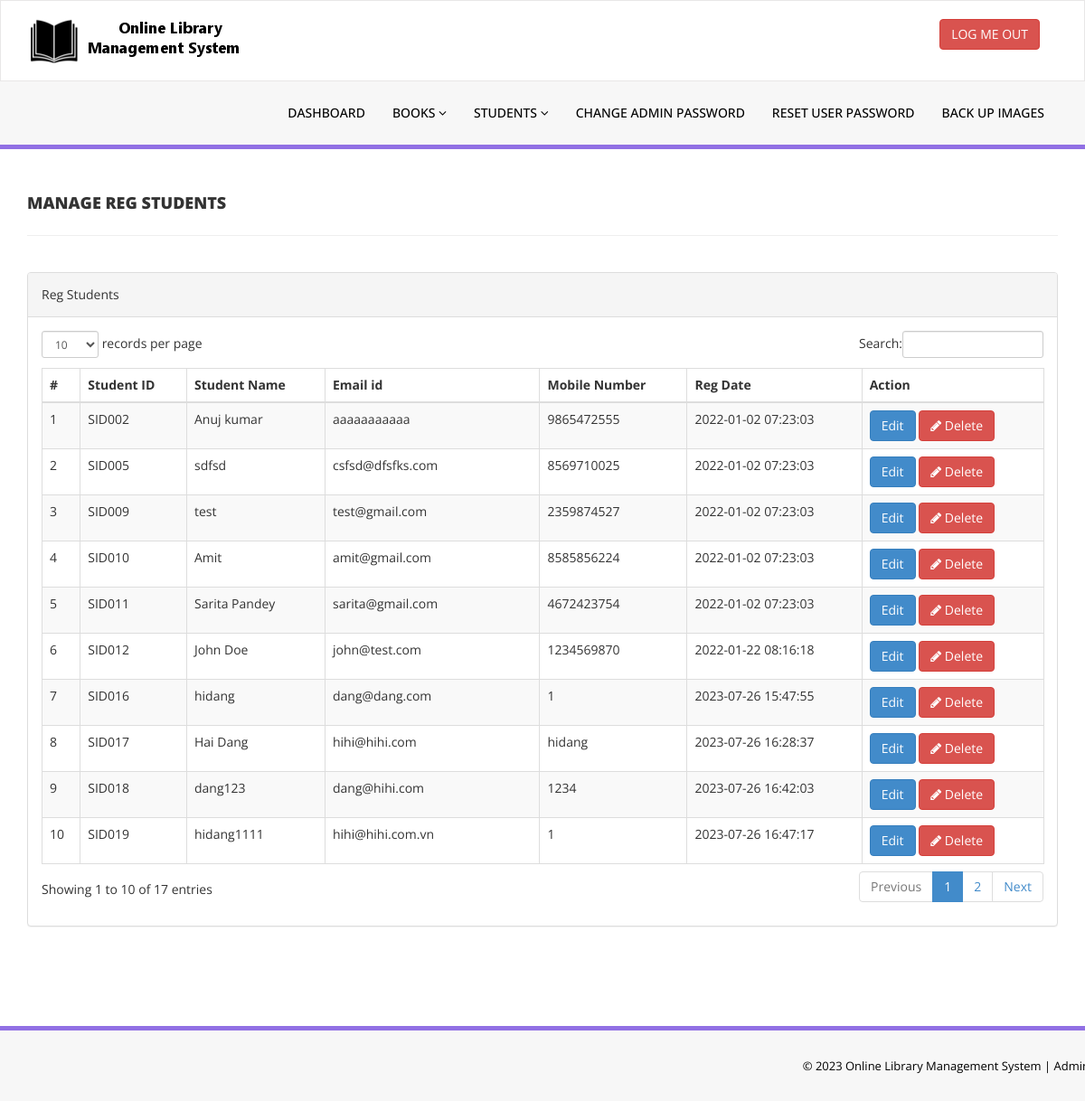
The app's page /admin/reg-students.php (signed in) with its own data.
### tables this page shows
CREATE TABLE `tblstudents` (
  `id` int(11) NOT NULL,
  `StudentId` varchar(100) DEFAULT NULL,
  `FullName` varchar(120) DEFAULT NULL,
  `EmailId` varchar(120) DEFAULT NULL,
  `MobileNumber` varchar(15) NOT NULL,
  `Password` varchar(120) DEFAULT NULL,
  `Status` int(1) DEFAULT NULL,
  `RegDate` timestamp NULL DEFAULT current_timestamp(),
  `UpdationDate` timestamp NULL DEFAULT NULL ON UPDATE current_timestamp(),
  `avatar_filepath` varchar(255) DEFAULT NULL
);

### src/admin/reg-students.php (the view, shortened to what this page needs)
<?php
include('includes/config.php');
if(strlen($_SESSION['alogin'])==0)
    {
header('location:index.php');
}
else{
    ?>
<!DOCTYPE html>
<html xmlns="http://www.w3.org/1999/xhtml">
<head>
    <link href="assets/css/bootstrap.css" rel="stylesheet" />
    <link href="assets/css/font-awesome.css" rel="stylesheet" />
    <link href="assets/js/dataTables/dataTables.bootstrap.css" rel="stylesheet" />
    <link href="assets/css/style.css" rel="stylesheet" />
</head>
<body>
<?php include('includes/header.php');?>
    <div class="content-wrapper">
         <div class="container">
        <div class="row pad-botm">
            <div class="col-md-12">
                <h4 class="header-line">Manage Reg Students</h4>
    </div>
        </div>
            <div class="row">
                <div class="col-md-12">
                    <div class="panel panel-default">
                        <div class="panel-heading">
                          Reg Students
                        </div>
                        <div class="panel-body">
                            <div class="table-responsive">
                                <table class="table table-striped table-bordered table-hover" id="dataTables-example">
                                    <thead>
                                        <tr>
                                            <th>#</th>
                                            <th>Student ID</th>
                                            <th>Student Name</th>
                                            <th>Email id </th>
                                            <th>Mobile Number</th>
                                            <th>Reg Date</th>
                                            <th>Action</th>
                                        </tr>
                                    </thead>
                                    <tbody>
<?php $sql = "SELECT * from tblstudents";
$query = $dbh -> prepare($sql);
$query->execute();
$results=$query->fetchAll(PDO::FETCH_OBJ);
$cnt=1;
if($query->rowCount() > 0)
{
foreach($results as $result)
{               ?>
                                        <tr class="odd gradeX">
                                            <td class="center"><?php echo htmlentities($cnt);?></td>
                                            <td class="center"><?php echo htmlentities($result->StudentId);?></td>
                                            <td class="center"><?php echo htmlentities($result->FullName);?></td>
                                            <td class="center"><?php echo htmlentities($result->EmailId);?></td>
                                            <td class="center"><?php echo htmlentities($result->MobileNumber);?></td>
                                             <td class="center"><?php echo htmlentities($result->RegDate);?></td>
                                            <td class="center">
<a href="edit_std.php?stdid=<?php echo htmlentities($result->id);?>"><button class="btn btn-primary"> Edit</button>
<a href="reg-students.php?del=<?php echo htmlentities($result->id);?>" onclick="return confirm('Are you sure you want to delete?');" >  <button class="btn btn-danger"><i class="fa fa-pencil"></i> Delete</button>
                                            </td>
                                        </tr>
 <?php $cnt=$cnt+1;}} ?>
                                    </tbody>
                                </table>
                            </div>
                        </div>
                    </div>
                </div>
            </div>
    </div>
    </div>
  <?php include('includes/footer.php');?>
</body>
</html>
<?php } ?>

### src/admin/assets/css/style.css (style rules this page uses)
.content-wrapper { margin-top: 40px; min-height:800px; padding-bottom:90px; }
.header-line { font-weight:900; padding-bottom:25px; border-bottom:1px solid #eeeeee; text-transform:uppercase; }
.pad-botm { padding-bottom:30px; }

### records on screen
tblstudents: StudentId "SID002", FullName "Anuj kumar", EmailId "aaaaaaaaaaa", MobileNumber "9865472555", RegDate "2022-01-02 07:23:03"
tblstudents: StudentId "SID005", FullName "sdfsd", EmailId "csfsd@dfsfks.com", MobileNumber "8569710025", RegDate "2022-01-02 07:23:03"
tblstudents: StudentId "SID009", FullName "test", EmailId "test@gmail.com", MobileNumber "2359874527", RegDate "2022-01-02 07:23:03"
tblstudents: StudentId "SID010", FullName "Amit", EmailId "amit@gmail.com", MobileNumber "8585856224", RegDate "2022-01-02 07:23:03"
tblstudents: StudentId "SID011", FullName "Sarita Pandey", EmailId "sarita@gmail.com", MobileNumber "4672423754", RegDate "2022-01-02 07:23:03"
tblstudents: StudentId "SID012", FullName "John Doe", EmailId "john@test.com", MobileNumber "1234569870", RegDate "2022-01-22 08:16:18"
tblstudents: StudentId "SID016", FullName "hidang", EmailId "dang@dang.com", MobileNumber "1", RegDate "2023-07-26 15:47:55"
tblstudents: StudentId "SID017", FullName "Hai Dang", EmailId "hihi@hihi.com", MobileNumber "hidang", RegDate "2023-07-26 16:28:37"
tblstudents: StudentId "SID018", FullName "dang123", EmailId "dang@hihi.com", MobileNumber "1234", RegDate "2023-07-26 16:42:03"
tblstudents: StudentId "SID019", FullName "hidang1111", EmailId "hihi@hihi.com.vn", MobileNumber "1", RegDate "2023-07-26 16:47:17"
